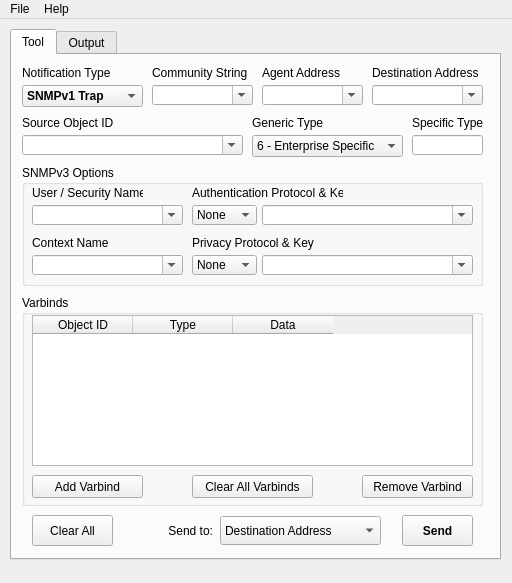
<?xml version="1.0" encoding="UTF-8"?>
<ui version="4.0">
 <class>MainWindow</class>
 <widget class="QMainWindow" name="MainWindow">
  <property name="geometry">
   <rect>
    <x>0</x>
    <y>0</y>
    <width>512</width>
    <height>583</height>
   </rect>
  </property>
  <property name="windowTitle">
   <string>Misner Trap Tool</string>
  </property>
  <property name="windowIcon">
   <iconset resource="icons.qrc">
    <normaloff>:/favorites.png</normaloff>:/favorites.png</iconset>
  </property>
  <widget class="QWidget" name="centralwidget">
   <widget class="QTabWidget" name="tabWidget">
    <property name="geometry">
     <rect>
      <x>10</x>
      <y>10</y>
      <width>491</width>
      <height>531</height>
     </rect>
    </property>
    <property name="toolTip">
     <string/>
    </property>
    <property name="currentIndex">
     <number>0</number>
    </property>
    <widget class="QWidget" name="tabTool">
     <attribute name="title">
      <string>Tool</string>
     </attribute>
     <widget class="QPushButton" name="buttonSend">
      <property name="geometry">
       <rect>
        <x>390</x>
        <y>460</y>
        <width>71</width>
        <height>31</height>
       </rect>
      </property>
      <property name="font">
       <font>
        <weight>75</weight>
        <bold>true</bold>
       </font>
      </property>
      <property name="toolTip">
       <string>Send the notification to the destination selected on the left</string>
      </property>
      <property name="text">
       <string>Send</string>
      </property>
      <property name="flat">
       <bool>false</bool>
      </property>
     </widget>
     <widget class="QLabel" name="label_2">
      <property name="geometry">
       <rect>
        <x>360</x>
        <y>10</y>
        <width>111</width>
        <height>16</height>
       </rect>
      </property>
      <property name="text">
       <string>Destination Address</string>
      </property>
     </widget>
     <widget class="QLabel" name="label_6">
      <property name="geometry">
       <rect>
        <x>400</x>
        <y>60</y>
        <width>71</width>
        <height>16</height>
       </rect>
      </property>
      <property name="text">
       <string>Specific Type</string>
      </property>
     </widget>
     <widget class="QLabel" name="label_4">
      <property name="geometry">
       <rect>
        <x>10</x>
        <y>60</y>
        <width>141</width>
        <height>16</height>
       </rect>
      </property>
      <property name="text">
       <string>Source Object ID</string>
      </property>
     </widget>
     <widget class="QLineEdit" name="editSpecificType">
      <property name="geometry">
       <rect>
        <x>400</x>
        <y>80</y>
        <width>71</width>
        <height>20</height>
       </rect>
      </property>
      <property name="toolTip">
       <string>Specific trap type (SNMPv1 only)</string>
      </property>
      <property name="text">
       <string/>
      </property>
     </widget>
     <widget class="QGroupBox" name="boxVarbinds">
      <property name="geometry">
       <rect>
        <x>10</x>
        <y>240</y>
        <width>461</width>
        <height>211</height>
       </rect>
      </property>
      <property name="title">
       <string>Varbinds</string>
      </property>
      <widget class="QPushButton" name="buttonVarbindAdd">
       <property name="geometry">
        <rect>
         <x>10</x>
         <y>180</y>
         <width>111</width>
         <height>23</height>
        </rect>
       </property>
       <property name="toolTip">
        <string>Add a variable binding to the above list</string>
       </property>
       <property name="text">
        <string>Add Varbind</string>
       </property>
      </widget>
      <widget class="QTableWidget" name="tableVarbinds">
       <property name="geometry">
        <rect>
         <x>10</x>
         <y>20</y>
         <width>441</width>
         <height>151</height>
        </rect>
       </property>
       <property name="toolTip">
        <string>Variable bindings list</string>
       </property>
       <attribute name="verticalHeaderDefaultSectionSize">
        <number>22</number>
       </attribute>
       <column>
        <property name="text">
         <string>Object ID</string>
        </property>
       </column>
       <column>
        <property name="text">
         <string>Type</string>
        </property>
       </column>
       <column>
        <property name="text">
         <string>Data</string>
        </property>
       </column>
      </widget>
      <widget class="QPushButton" name="buttonVarbindRemove">
       <property name="geometry">
        <rect>
         <x>340</x>
         <y>180</y>
         <width>111</width>
         <height>23</height>
        </rect>
       </property>
       <property name="toolTip">
        <string>Remove the selected variable binding from the above list</string>
       </property>
       <property name="text">
        <string>Remove Varbind</string>
       </property>
      </widget>
      <widget class="QPushButton" name="buttonVarbindClearAll">
       <property name="geometry">
        <rect>
         <x>170</x>
         <y>180</y>
         <width>121</width>
         <height>23</height>
        </rect>
       </property>
       <property name="toolTip">
        <string>Clear all variable bindings from the above list</string>
       </property>
       <property name="text">
        <string>Clear All Varbinds</string>
       </property>
      </widget>
     </widget>
     <widget class="QLabel" name="label">
      <property name="geometry">
       <rect>
        <x>250</x>
        <y>10</y>
        <width>101</width>
        <height>16</height>
       </rect>
      </property>
      <property name="text">
       <string>Agent Address</string>
      </property>
     </widget>
     <widget class="QComboBox" name="comboNotificationType">
      <property name="geometry">
       <rect>
        <x>10</x>
        <y>30</y>
        <width>121</width>
        <height>22</height>
       </rect>
      </property>
      <property name="font">
       <font>
        <weight>75</weight>
        <bold>true</bold>
       </font>
      </property>
      <property name="toolTip">
       <string>Notification SNMP version and PDU type</string>
      </property>
      <item>
       <property name="text">
        <string>SNMPv1 Trap</string>
       </property>
      </item>
      <item>
       <property name="text">
        <string>SNMPv2c Trap</string>
       </property>
      </item>
      <item>
       <property name="text">
        <string>SNMPv2c Inform</string>
       </property>
      </item>
      <item>
       <property name="text">
        <string>SNMPv3 Trap</string>
       </property>
      </item>
      <item>
       <property name="text">
        <string>SNMPv3 Inform</string>
       </property>
      </item>
     </widget>
     <widget class="QComboBox" name="comboGenericType">
      <property name="geometry">
       <rect>
        <x>240</x>
        <y>80</y>
        <width>151</width>
        <height>22</height>
       </rect>
      </property>
      <property name="toolTip">
       <string>Generic trap type (SNMPv1 only)</string>
      </property>
      <property name="currentIndex">
       <number>6</number>
      </property>
      <item>
       <property name="text">
        <string>0 - Cold Start</string>
       </property>
      </item>
      <item>
       <property name="text">
        <string>1 - Warm Start</string>
       </property>
      </item>
      <item>
       <property name="text">
        <string>2 - Link Down</string>
       </property>
      </item>
      <item>
       <property name="text">
        <string>3 - Link Up</string>
       </property>
      </item>
      <item>
       <property name="text">
        <string>4 - Authentication Failure</string>
       </property>
      </item>
      <item>
       <property name="text">
        <string>5 - EGP Neighbor Loss</string>
       </property>
      </item>
      <item>
       <property name="text">
        <string>6 - Enterprise Specific</string>
       </property>
      </item>
     </widget>
     <widget class="QLabel" name="label_5">
      <property name="geometry">
       <rect>
        <x>240</x>
        <y>60</y>
        <width>151</width>
        <height>16</height>
       </rect>
      </property>
      <property name="text">
       <string>Generic Type</string>
      </property>
     </widget>
     <widget class="QLabel" name="label_3">
      <property name="geometry">
       <rect>
        <x>140</x>
        <y>10</y>
        <width>101</width>
        <height>16</height>
       </rect>
      </property>
      <property name="text">
       <string>Community String</string>
      </property>
     </widget>
     <widget class="QLabel" name="label_7">
      <property name="geometry">
       <rect>
        <x>10</x>
        <y>10</y>
        <width>121</width>
        <height>16</height>
       </rect>
      </property>
      <property name="font">
       <font>
        <weight>50</weight>
        <bold>false</bold>
       </font>
      </property>
      <property name="text">
       <string>Notification Type</string>
      </property>
     </widget>
     <widget class="QPushButton" name="buttonClearAll">
      <property name="geometry">
       <rect>
        <x>20</x>
        <y>460</y>
        <width>81</width>
        <height>31</height>
       </rect>
      </property>
      <property name="toolTip">
       <string>Clear all data on the current tab</string>
      </property>
      <property name="text">
       <string>Clear All</string>
      </property>
     </widget>
     <widget class="QComboBox" name="comboSendTo">
      <property name="geometry">
       <rect>
        <x>208</x>
        <y>461</y>
        <width>161</width>
        <height>29</height>
       </rect>
      </property>
      <property name="toolTip">
       <string>Select the destination of the current notification (see Help)</string>
      </property>
      <item>
       <property name="text">
        <string>Destination Address</string>
       </property>
      </item>
      <item>
       <property name="text">
        <string>snmptrap: Local Executable</string>
       </property>
      </item>
      <item>
       <property name="text">
        <string>snmptrap: Output Only</string>
       </property>
      </item>
      <item>
       <property name="text">
        <string>snmptrap: SecureCRT</string>
       </property>
      </item>
      <item>
       <property name="text">
        <string>snmptrap: PuTTY</string>
       </property>
      </item>
     </widget>
     <widget class="QLabel" name="label_8">
      <property name="geometry">
       <rect>
        <x>150</x>
        <y>468</y>
        <width>51</width>
        <height>16</height>
       </rect>
      </property>
      <property name="text">
       <string>Send to:</string>
      </property>
      <property name="alignment">
       <set>Qt::AlignRight|Qt::AlignTrailing|Qt::AlignVCenter</set>
      </property>
     </widget>
     <widget class="QComboBox" name="comboDestinationAddress">
      <property name="geometry">
       <rect>
        <x>360</x>
        <y>30</y>
        <width>111</width>
        <height>20</height>
       </rect>
      </property>
      <property name="toolTip">
       <string>Destination IP address or hostname, with optional port number after colon</string>
      </property>
      <property name="editable">
       <bool>true</bool>
      </property>
     </widget>
     <widget class="QComboBox" name="comboAgentAddress">
      <property name="geometry">
       <rect>
        <x>250</x>
        <y>30</y>
        <width>101</width>
        <height>20</height>
       </rect>
      </property>
      <property name="toolTip">
       <string>Agent IP address or hostname (SNMPv1 only)</string>
      </property>
      <property name="editable">
       <bool>true</bool>
      </property>
     </widget>
     <widget class="QComboBox" name="comboCommunityString">
      <property name="geometry">
       <rect>
        <x>140</x>
        <y>30</y>
        <width>101</width>
        <height>20</height>
       </rect>
      </property>
      <property name="toolTip">
       <string>SNMP community string (SNMPv1/2c</string>
      </property>
      <property name="editable">
       <bool>true</bool>
      </property>
     </widget>
     <widget class="QComboBox" name="comboSourceOID">
      <property name="geometry">
       <rect>
        <x>10</x>
        <y>80</y>
        <width>221</width>
        <height>20</height>
       </rect>
      </property>
      <property name="toolTip">
       <string>Also known as Enterprise OID (SNMPv1) or Trap OID (SNMPv2+)</string>
      </property>
      <property name="editable">
       <bool>true</bool>
      </property>
     </widget>
     <widget class="QGroupBox" name="boxSNMPv3">
      <property name="enabled">
       <bool>true</bool>
      </property>
      <property name="geometry">
       <rect>
        <x>10</x>
        <y>110</y>
        <width>461</width>
        <height>121</height>
       </rect>
      </property>
      <property name="title">
       <string>SNMPv3 Options</string>
      </property>
      <widget class="QComboBox" name="comboContext">
       <property name="geometry">
        <rect>
         <x>10</x>
         <y>90</y>
         <width>151</width>
         <height>20</height>
        </rect>
       </property>
       <property name="toolTip">
        <string>Context name (SNMPv3 only, leaving blank uses default)</string>
       </property>
       <property name="editable">
        <bool>true</bool>
       </property>
      </widget>
      <widget class="QComboBox" name="comboPrivKey">
       <property name="geometry">
        <rect>
         <x>240</x>
         <y>90</y>
         <width>211</width>
         <height>20</height>
        </rect>
       </property>
       <property name="toolTip">
        <string>Key used for encryption (SNMPv3 only)</string>
       </property>
       <property name="editable">
        <bool>true</bool>
       </property>
      </widget>
      <widget class="QLabel" name="label_9">
       <property name="geometry">
        <rect>
         <x>10</x>
         <y>20</y>
         <width>111</width>
         <height>16</height>
        </rect>
       </property>
       <property name="text">
        <string>User / Security Name</string>
       </property>
      </widget>
      <widget class="QComboBox" name="comboSecurityName">
       <property name="geometry">
        <rect>
         <x>10</x>
         <y>40</y>
         <width>151</width>
         <height>20</height>
        </rect>
       </property>
       <property name="toolTip">
        <string>Username aka security name (SNMPv3 only)</string>
       </property>
       <property name="editable">
        <bool>true</bool>
       </property>
      </widget>
      <widget class="QLabel" name="label_11">
       <property name="geometry">
        <rect>
         <x>170</x>
         <y>70</y>
         <width>151</width>
         <height>16</height>
        </rect>
       </property>
       <property name="text">
        <string>Privacy Protocol &amp; Key</string>
       </property>
      </widget>
      <widget class="QComboBox" name="comboAuthProtocol">
       <property name="geometry">
        <rect>
         <x>170</x>
         <y>40</y>
         <width>65</width>
         <height>20</height>
        </rect>
       </property>
       <property name="toolTip">
        <string>Protocol used for user authentication (SNMPv3 only)</string>
       </property>
       <item>
        <property name="text">
         <string>None</string>
        </property>
       </item>
       <item>
        <property name="text">
         <string>MD5</string>
        </property>
       </item>
       <item>
        <property name="text">
         <string>SHA-1</string>
        </property>
       </item>
      </widget>
      <widget class="QLabel" name="label_10">
       <property name="geometry">
        <rect>
         <x>170</x>
         <y>20</y>
         <width>151</width>
         <height>16</height>
        </rect>
       </property>
       <property name="text">
        <string>Authentication Protocol &amp; Key</string>
       </property>
      </widget>
      <widget class="QComboBox" name="comboPrivProtocol">
       <property name="geometry">
        <rect>
         <x>170</x>
         <y>90</y>
         <width>65</width>
         <height>20</height>
        </rect>
       </property>
       <property name="toolTip">
        <string>Protocol used for encryption (SNMPv3 only)</string>
       </property>
       <item>
        <property name="text">
         <string>None</string>
        </property>
       </item>
       <item>
        <property name="text">
         <string>DES</string>
        </property>
       </item>
       <item>
        <property name="text">
         <string>3DES</string>
        </property>
       </item>
       <item>
        <property name="text">
         <string>AES-128</string>
        </property>
       </item>
       <item>
        <property name="text">
         <string>AES-192</string>
        </property>
       </item>
       <item>
        <property name="text">
         <string>AES-256</string>
        </property>
       </item>
      </widget>
      <widget class="QLabel" name="label_12">
       <property name="geometry">
        <rect>
         <x>10</x>
         <y>70</y>
         <width>111</width>
         <height>16</height>
        </rect>
       </property>
       <property name="text">
        <string>Context Name</string>
       </property>
      </widget>
      <widget class="QComboBox" name="comboAuthKey">
       <property name="geometry">
        <rect>
         <x>240</x>
         <y>40</y>
         <width>211</width>
         <height>20</height>
        </rect>
       </property>
       <property name="toolTip">
        <string>Key used for authentication (SNMPv3 only)</string>
       </property>
       <property name="editable">
        <bool>true</bool>
       </property>
      </widget>
     </widget>
    </widget>
    <widget class="QWidget" name="tabOutput">
     <attribute name="title">
      <string>Output</string>
     </attribute>
     <widget class="QPlainTextEdit" name="editOutput">
      <property name="geometry">
       <rect>
        <x>10</x>
        <y>10</y>
        <width>465</width>
        <height>485</height>
       </rect>
      </property>
      <property name="font">
       <font>
        <family>Courier New</family>
       </font>
      </property>
      <property name="cursor" stdset="0">
       <cursorShape>IBeamCursor</cursorShape>
      </property>
      <property name="toolTip">
       <string>Displays logged output</string>
      </property>
      <property name="undoRedoEnabled">
       <bool>false</bool>
      </property>
      <property name="lineWrapMode">
       <enum>QPlainTextEdit::NoWrap</enum>
      </property>
      <property name="readOnly">
       <bool>true</bool>
      </property>
      <property name="plainText">
       <string/>
      </property>
     </widget>
    </widget>
   </widget>
  </widget>
  <widget class="QMenuBar" name="menubar">
   <property name="geometry">
    <rect>
     <x>0</x>
     <y>0</y>
     <width>512</width>
     <height>21</height>
    </rect>
   </property>
   <widget class="QMenu" name="menuFile">
    <property name="title">
     <string>File</string>
    </property>
    <addaction name="actionOpen"/>
    <addaction name="actionSaveAs"/>
    <addaction name="separator"/>
    <addaction name="actionExit"/>
   </widget>
   <widget class="QMenu" name="menuHelp">
    <property name="title">
     <string>Help</string>
    </property>
    <addaction name="actionHelp"/>
    <addaction name="separator"/>
    <addaction name="actionAbout"/>
   </widget>
   <addaction name="menuFile"/>
   <addaction name="menuHelp"/>
  </widget>
  <widget class="QStatusBar" name="statusbar">
   <property name="sizeGripEnabled">
    <bool>false</bool>
   </property>
  </widget>
  <action name="actionAbout">
   <property name="text">
    <string>About</string>
   </property>
  </action>
  <action name="actionExit">
   <property name="text">
    <string>Exit</string>
   </property>
  </action>
  <action name="actionOpen">
   <property name="text">
    <string>Open</string>
   </property>
  </action>
  <action name="actionSaveAs">
   <property name="text">
    <string>Save As...</string>
   </property>
  </action>
  <action name="actionHelp">
   <property name="text">
    <string>Help</string>
   </property>
  </action>
  <action name="actionOpenRecent">
   <property name="enabled">
    <bool>false</bool>
   </property>
   <property name="text">
    <string>Open Recent</string>
   </property>
  </action>
  <action name="actionAboutQt">
   <property name="text">
    <string>About Qt</string>
   </property>
  </action>
  <action name="actionLicense">
   <property name="text">
    <string>License</string>
   </property>
  </action>
 </widget>
 <tabstops>
  <tabstop>comboNotificationType</tabstop>
  <tabstop>comboCommunityString</tabstop>
  <tabstop>comboAgentAddress</tabstop>
  <tabstop>comboDestinationAddress</tabstop>
  <tabstop>comboSourceOID</tabstop>
  <tabstop>comboGenericType</tabstop>
  <tabstop>editSpecificType</tabstop>
  <tabstop>comboSecurityName</tabstop>
  <tabstop>comboAuthProtocol</tabstop>
  <tabstop>comboAuthKey</tabstop>
  <tabstop>comboContext</tabstop>
  <tabstop>comboPrivProtocol</tabstop>
  <tabstop>comboPrivKey</tabstop>
  <tabstop>tableVarbinds</tabstop>
  <tabstop>buttonVarbindAdd</tabstop>
  <tabstop>buttonVarbindClearAll</tabstop>
  <tabstop>buttonVarbindRemove</tabstop>
  <tabstop>buttonClearAll</tabstop>
  <tabstop>comboSendTo</tabstop>
  <tabstop>buttonSend</tabstop>
  <tabstop>tabWidget</tabstop>
  <tabstop>editOutput</tabstop>
 </tabstops>
 <resources>
  <include location="icons.qrc"/>
 </resources>
 <connections/>
</ui>
